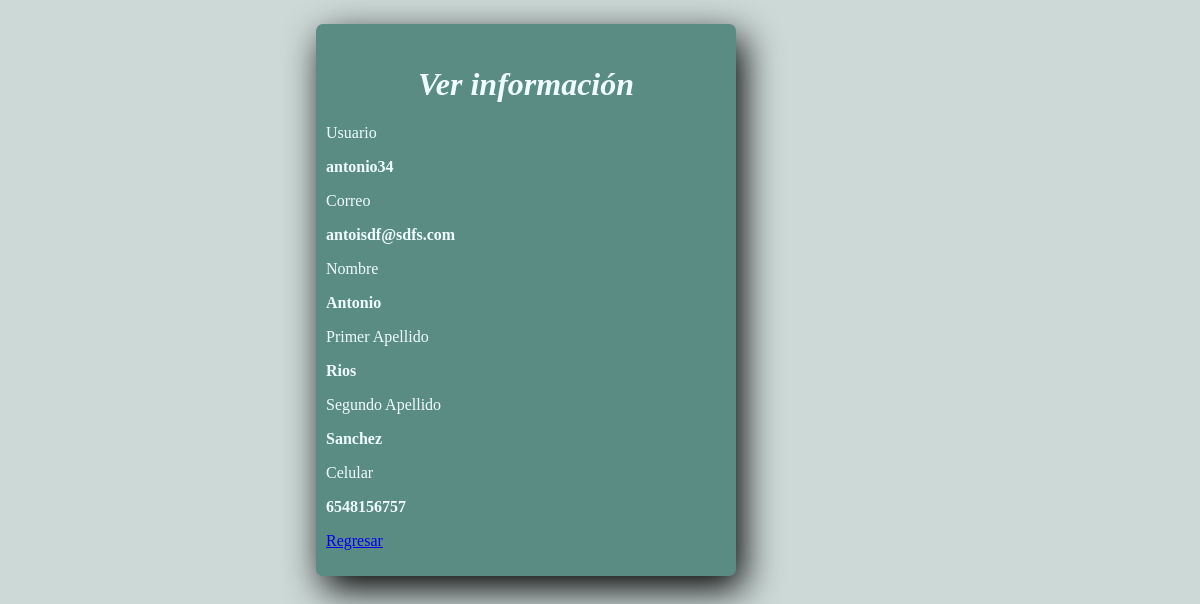
The page /read.php?id=5 on the database its author committed.
### tables this page shows
CREATE TABLE `cliente` (
  `id` int NOT NULL,
  `username` varchar(100) NOT NULL,
  `correo` varchar(255) NOT NULL,
  `celular` varchar(13) DEFAULT NULL,
  `nombre` varchar(40) NOT NULL,
  `pApellido` varchar(100) NOT NULL,
  `sApellido` varchar(100) NOT NULL,
  `nacimiento` date DEFAULT NULL
);

### read.php (the view, shortened to what this page needs)
<?php
if(isset($_GET["id"]) && !empty(trim($_GET["id"]))){
    require_once "config.php";
    $sql = "SELECT * FROM cliente WHERE id = ?";
    if($stmt = mysqli_prepare($link, $sql)){
        mysqli_stmt_bind_param($stmt, "i", $param_id);
        if(mysqli_stmt_execute($stmt)){
            $result = mysqli_stmt_get_result($stmt);
            if(mysqli_num_rows($result) == 1){
                $row = mysqli_fetch_array($result, MYSQLI_ASSOC);
            } else{
                header("location: error.php");
                exit();
            }
        } else{
            echo "Oops! Something went wrong. Please try again later.";
        }
    }
} else{
    header("location: error.php");
    exit();
}
?>
<!DOCTYPE html>
<html lang="en">
<head>
    <link rel="stylesheet" href="Estilo_1.css">
</head>
<body>
    <div class="wrapper">
        <div id="cont1">
            <div class="row">
                <div class="col-md-12">
                    <h1 class="mt-5 mb-3">Ver información</h1>
                    <div class="form-group">
                        <label>Usuario</label>
                        <p><b><?php echo $row["username"]; ?></b></p>
                    </div>
                    <div class="form-group">
                        <label>Correo</label>
                        <p><b><?php echo $row["correo"]; ?></b></p>
                    </div>
                    <div class="form-group">
                        <label>Nombre</label>
                        <p><b><?php echo $row["nombre"]; ?></b></p>
                    </div>
                    <div class="form-group">
                        <label>Primer Apellido</label>
                        <p><b><?php echo $row["pApellido"]; ?></b></p>
                    </div>
                    <div class="form-group">
                        <label>Segundo Apellido</label>
                        <p><b><?php echo $row["sApellido"]; ?></b></p>
                    </div>
                    <div class="form-group">
                        <label>Celular</label>
                        <p><b><?php echo $row["celular"]; ?></b></p>
                    </div>
                    <p><a href="index.php" class="btn btn-primary">Regresar</a></p>
                </div>
            </div>
        </div>
    </div>
</body>
</html>

### Estilo_1.css (style rules this page uses)
:root { --fondo-obscuro: #5A8C83; --color-claro: #CCD9D7; --color-medio: #80A6A2; --tipo-blanco: #DCE6F2; --color-obscuro: #36594F; }
* { box-sizing: border-box; }
body { background-color: var(--color-claro); }
h1 { text-align: center; font-style: italic; margin-top: 1em; }
#cont1 { width: 70%; background-color: var(--fondo-obscuro); margin: 1em; border-radius: 7px; padding: 10px; float: left; color: azure; box-shadow: 7px 13px 37px #000; }

### read.php (style rules this page uses)
.wrapper { width: 600px; margin: 0 auto; }

### rows shown on the page
cliente: username "antonio34", correo "antoisdf@sdfs.com", nombre "Antonio", pApellido "Rios", sApellido "Sanchez", celular "6548156757"
